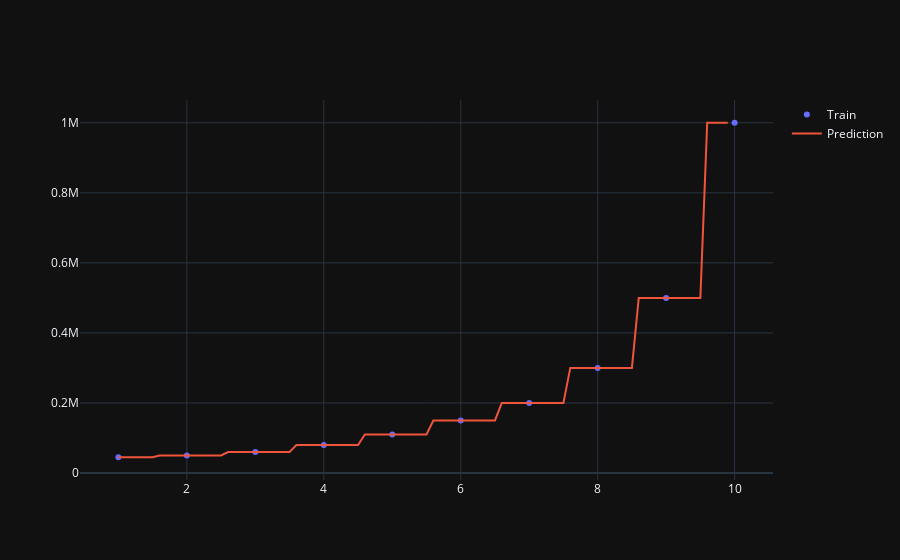

This figure's notebook cell:
### Code cell
fig = go.Figure([
    go.Scatter(x=x.squeeze(), y=y.squeeze(), name='Train', mode='markers'),
    go.Scatter(x=x_grid.squeeze(), y=reg_tree.predict(x_grid).squeeze(), name='Prediction', mode='lines'),
])
fig.update_layout(template='plotly_dark')
fig.show()
